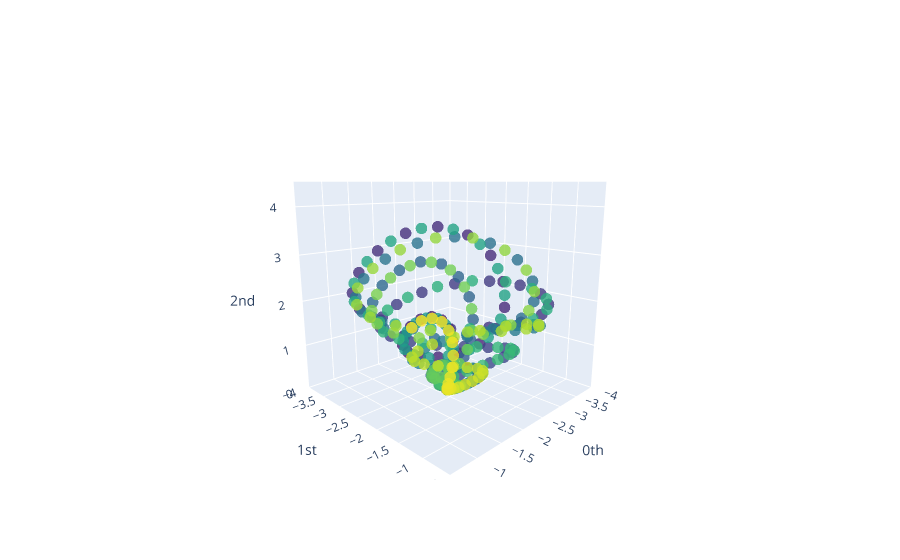

The cell this chart's notebook holds for it:
### Code cell
x = numpy.linspace(0, 50, 1000)
y = numpy.cosh(numpy.cos(numpy.pi / 2 * x) + numpy.sin(x))

pc = embedding.fit_transform(y)
alpha = numpy.pi
pc = pc @ numpy.array([
    [ numpy.cos(alpha), -numpy.sin(alpha), 0 ],
    [ numpy.sin(alpha), numpy.cos(alpha), 0 ],
    [ 0, 0, 1 ]
])

fig = gtda.plotting.plot_point_cloud(pc)

fig.update_layout(
    autosize = False,
    scene = {
        'xaxis': { 'nticks': 0, 'range': [ -4, -0.5 ] },
        'yaxis': { 'nticks': 0, 'range': [ -4, -0.5 ] },
        'zaxis': { 'nticks': 0, 'range': [ 0, 4.5 ] }
    },
    scene_camera = {
        'up': { 'x': 0, 'y': 0, 'z': 1 },
        'center': { 'x': 0, 'y': 0, 'z': 0 },
        'eye': { 'x': 1.5, 'y': 1.5, 'z': 0.5 }
    }
)

display(fig)
fig.write_image(file = f"point_cloud-2.svg", format = "svg")

### Figure 1 — Plotly figure (JSON) as saved in the notebook; plotly's stock layout.template omitted (floating-point values rounded to 4 significant figures; data arrays with more than 128 entries replaced by an {"elided": "..."} marker saying what was removed)
{"data": [{"marker": {"color": {"elided": "323 int values"}, "colorscale": [[0, "#440154"], [0.1111, "#482878"], [0.2222, "#3e4989"], [0.3333, "#31688e"], [0.4444, "#26828e"], [0.5556, "#1f9e89"], [0.6667, "#35b779"], [0.7778, "#6ece58"], [0.8889, "#b5de2b"], [1, "#fde725"]], "opacity": 0.8, "size": 4}, "mode": "markers", "type": "scatter3d", "x": {"elided": "323 float values"}, "y": {"elided": "323 float values"}, "z": {"elided": "323 float values"}}], "layout": {"autosize": false, "scene": {"camera": {"center": {"x": 0, "y": 0, "z": 0}, "eye": {"x": 1.5, "y": 1.5, "z": 0.5}, "up": {"x": 0, "y": 0, "z": 1}}, "xaxis": {"exponentformat": "e", "nticks": 0, "range": [-4, -0.5], "showexponent": "all", "title": {"text": "0th"}, "type": "linear"}, "yaxis": {"exponentformat": "e", "nticks": 0, "range": [-4, -0.5], "showexponent": "all", "title": {"text": "1st"}, "type": "linear"}, "zaxis": {"exponentformat": "e", "nticks": 0, "range": [0, 4.5], "showexponent": "all", "title": {"text": "2nd"}, "type": "linear"}}}}
